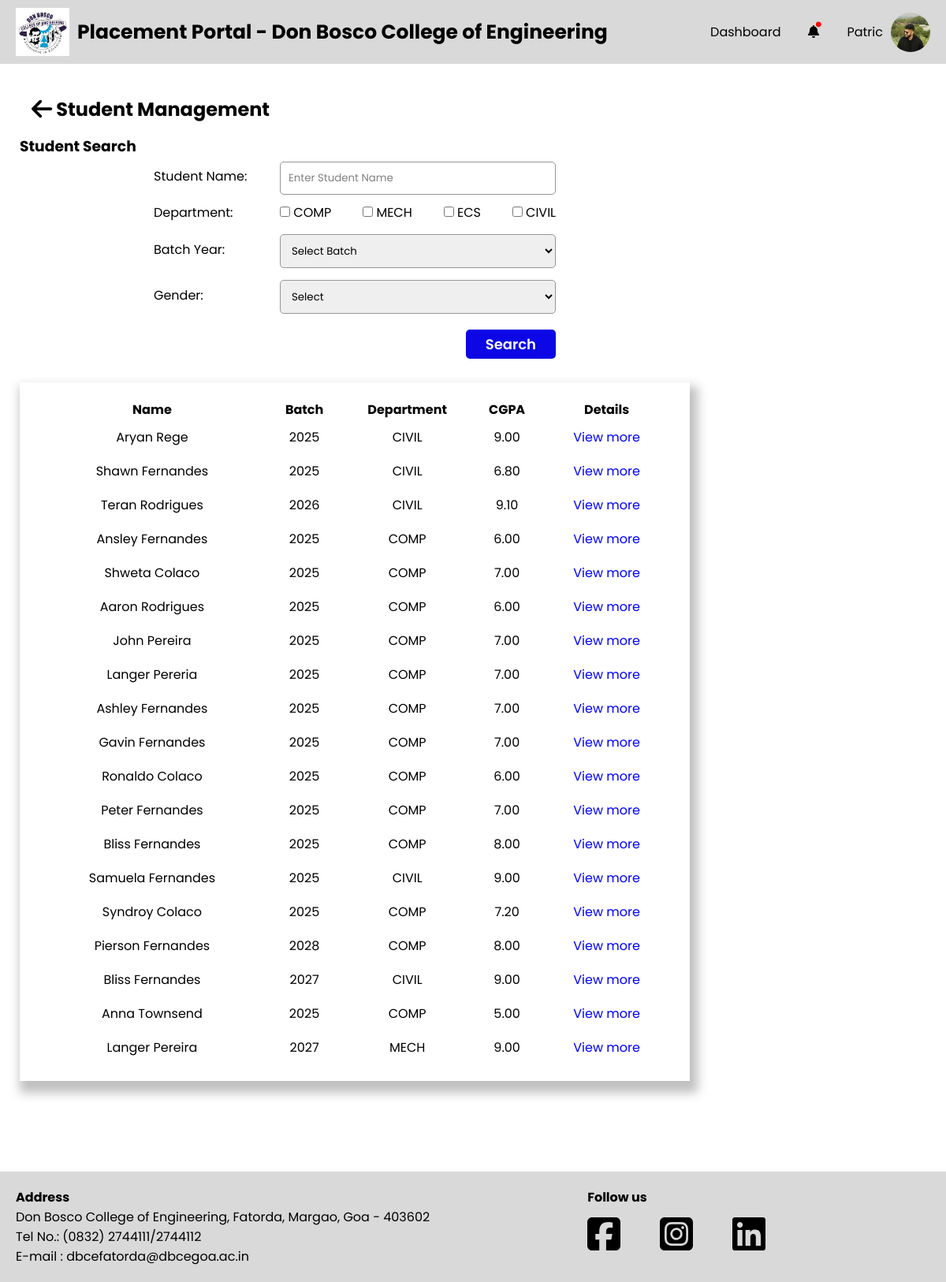
The app's page /PlacementCoordinator/student-management-search-students.php (signed in), older data.
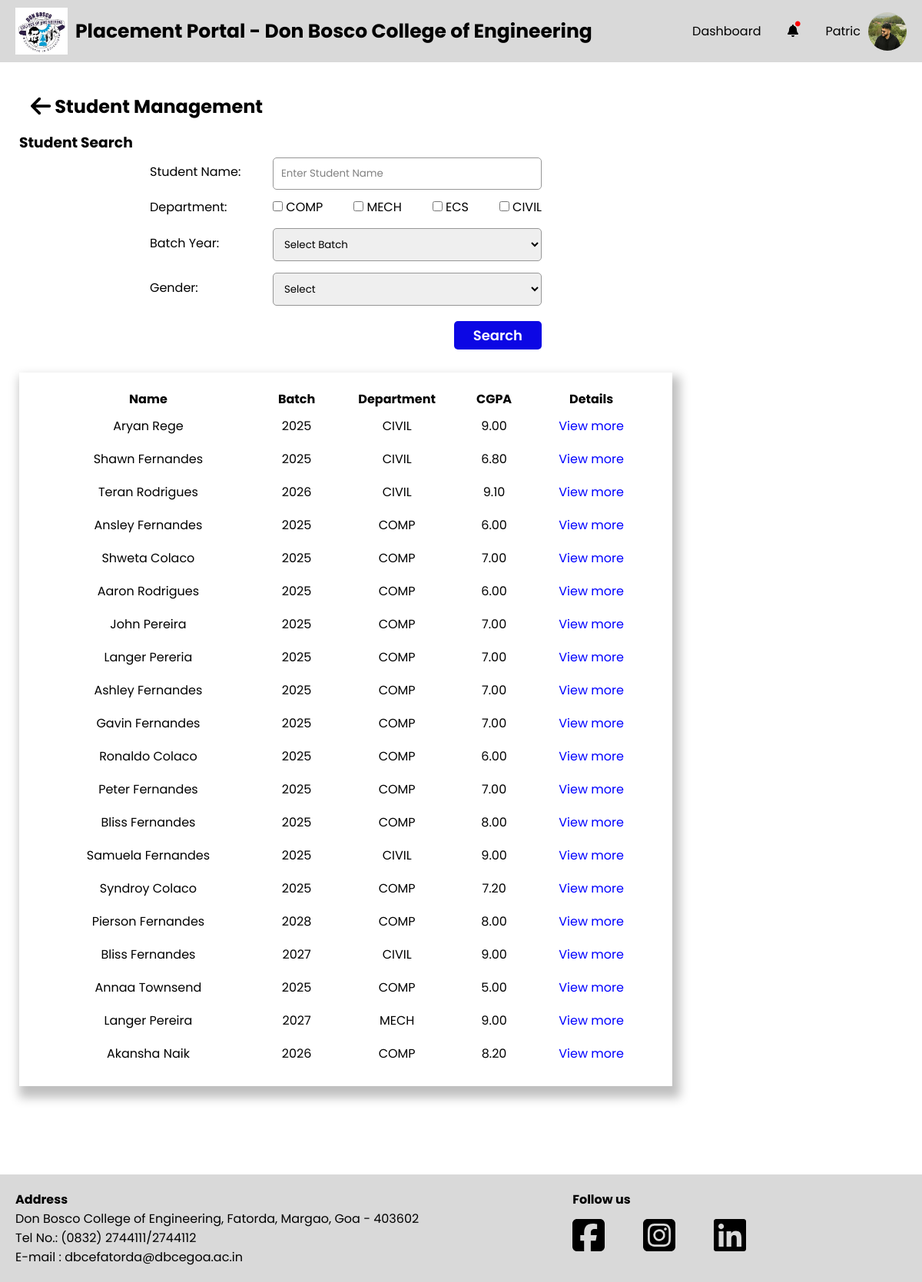
The same page, newer data.
### tables this page shows
CREATE TABLE `department` (
  `Dept_id` int(11) NOT NULL,
  `Dept_name` varchar(255) NOT NULL
);

CREATE TABLE `student` (
  `S_College_Email` varchar(255) NOT NULL,
  `S_Fname` varchar(255) NOT NULL,
  `S_Mname` varchar(255) NOT NULL,
  `S_Lname` varchar(255) NOT NULL,
  `S_Personal_Email` varchar(255) NOT NULL,
  `S_Address` text NOT NULL,
  `S_Phone_no` varchar(20) NOT NULL,
  `S_Roll_no` varchar(50) NOT NULL,
  `S_PR_No` varchar(50) NOT NULL,
  `S_10th_Perc` decimal(5,2) NOT NULL,
  `S_12th_Perc` decimal(5,2) NOT NULL,
  `S_Password` varchar(255) NOT NULL,
  `S_Resume` varchar(255) NOT NULL,
  `S_Profile_pic` varchar(255) NOT NULL,
  `S_10th_marksheet` varchar(255) NOT NULL,
  `S_12th_marksheet` varchar(255) NOT NULL,
  `S_Class_id` int(11) DEFAULT NULL,
  `S_Year_of_Admission` year(4) NOT NULL,
  `Gender` varchar(1) NOT NULL,
  `PLACED` varchar(10) NOT NULL DEFAULT 'No',
  `registration_complete` tinyint(4) NOT NULL DEFAULT 0
);

CREATE TABLE `result` (
  `S_College_Email` varchar(255) NOT NULL,
  `Sem1_SGPA` decimal(4,2) NOT NULL DEFAULT 0.00,
  `Sem2_SGPA` decimal(4,2) NOT NULL DEFAULT 0.00,
  `Sem3_SGPA` decimal(4,2) NOT NULL DEFAULT 0.00,
  `Sem4_SGPA` decimal(4,2) NOT NULL DEFAULT 0.00,
  `Sem5_SGPA` decimal(4,2) NOT NULL DEFAULT 0.00,
  `Sem6_SGPA` decimal(4,2) NOT NULL DEFAULT 0.00,
  `Sem7_SGPA` decimal(4,2) NOT NULL DEFAULT 0.00,
  `Sem8_SGPA` decimal(4,2) NOT NULL DEFAULT 0.00,
  `CGPA` decimal(4,2) NOT NULL DEFAULT 0.00,
  `has_backlogs` tinyint(1) DEFAULT 0
);

### PlacementCoordinator/tpo-utility-functions.php (called while the page is built, shortened)
<?php
function fetchStudentsAll($isDeleted, $sname = null, $departments = [], $gender = null, $batch_year = null)
{
    global $conn;
    $table = $isDeleted ? 'deletedstudents' : 'student';
    $query = "SELECT s.S_College_Email as semail,S.S_Year_of_Admission as yoa, s.S_Fname as fname, s.S_Lname as lname, c.Class_name as cname, d.Dept_name as dname, r.CGPA as cgpa
              FROM $table as s
              INNER JOIN class as c ON c.Class_id = s.S_Class_id
              INNER JOIN department as d ON d.Dept_id = c.Dept_id
              INNER JOIN result as r on r.S_College_Email = s.S_College_Email
              WHERE 1=1";
    $params = [];
    $stmt = $conn->prepare($query);
    $stmt->execute();
    return $stmt->get_result();
}

### PlacementCoordinator/student-management-search-students.php (the view, shortened to what the changed rows need)
<?php
require "../conn.php";
include "./tpo-utility-functions.php";
if (isset($_POST["student-search-button"])) {
    $sname = !empty($_POST['sname']) ? $_POST['sname'] : null;
    $departments = !empty($_POST['departments']) ? $_POST['departments'] : [];
    $gender = !empty($_POST['gender']) ? $_POST['gender'] : null;
    $batch = !empty($_POST['batch_year']) ? $_POST['batch_year'] : null;
    $studentsResult = fetchStudentsAll(false, $sname, $departments, $gender,$batch);
    $studentSearch = true;
} else {
    $studentsResult = fetchStudentsAll(false);
}
?>
<!DOCTYPE html>
<html lang="en">
<head>
    <?php include './head.php' ?>
    <link rel="stylesheet" href="./css/student-management.css">
</head>
<body>
    <div id="wrapper">
        <?php include './header.php' ?>
        <div class="container">
            <?php include './sidebar.php' ?>
            <div class="main-container">
                <div class="main-container-header">
                    <h2 class="main-container-heading"><a href="./dashboard.html"><a href="./student-management.php"><i class="fa-solid fa-arrow-left fa-lg" style="color: #000000;"></i></a></a>
                        Student Management</h2>
                </div>
                <div class="form-adjust">
                    <form action="" method="post">
                        <div class="departmentbox">
                            <div class="Checkbox">
                                <?php
                                $fetchDepartmentQuery = "SELECT Dept_name as dname FROM department;";
                                $fetchDepartment = $conn->prepare($fetchDepartmentQuery);
                                $fetchDepartment->execute();
                                $result = $fetchDepartment->get_result();
                                while ($row = $result->fetch_assoc()) {
                                    echo '<div>
                                            <input name="departments[]" value="' . htmlspecialchars($row["dname"]) . '" type="checkbox">
                                            <label for="">' . htmlspecialchars($row["dname"]) . '</label>
                                          </div>';
                                }
                                ?>
                            </div>
                        </div>
                    </form>
                </div>
                <div class="sections">
                    <table>
                        <tr>
                            <th>Name</th>
                            <th>Batch</th>
                            <th>Department</th>
                            <th>CGPA</th>
                            <th>Details</th>
                        </tr>
                        <?php
                        while ($student = $studentsResult->fetch_assoc()) {
                            echo '<tr>
                                <td>' . htmlspecialchars($student["fname"]) . ' ' . htmlspecialchars($student["lname"]) . '</td>
                                <td>' . (int) htmlspecialchars($student["yoa"])+4 . '</td>
                                <td>' . htmlspecialchars($student["dname"]) . '</td>
                                <td>' . htmlspecialchars($student["cgpa"]) . '</td>
                                <td><a href="student-management-view-student.php?semail=' . $student["semail"] . '">View more</a></td>
                            </tr>';
                        }
                        ?>
                    </table>
                </div>
            </div>
        </div>
    </div>
</body>
</html>

Row changes from the older to the newer data that the page shows:
changed student "Townsend": S_Fname "Anna" → "Annaa"
added student: S_Fname "Akansha", S_Lname "Naik", (int) htmlspecialchars($student["yoa"])+4 "2026", department.Dept_name "COMP", result.CGPA "8.20"
